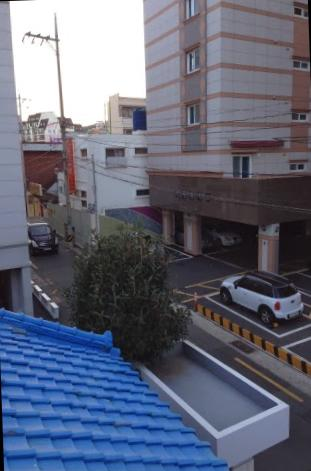
#> input picture CV/MP4/p4/data/stitching/building1_r.jpg, 311 x 471 px, given in place of hill1_r.jpg, which was not available
$ python PipelineDecider2.py   (older library calls are emulated)
#> lines starting #> are read from the running program, lines starting #| are printed output that depends on the picture; pictures that were not available may be replaced by others from this repository, and a replacement may not be noted
import os
import numpy as np
import matplotlib.pyplot as plt
from skimage.color import rgb2gray
import cv2
import sys

def get_stitched_image(img1, img2, M):

    # Get width and height of input images
    w1,h1 = img1.shape[:2]
    w2,h2 = img2.shape[:2]

    # Get the canvas dimesions
    img1_dims = np.float32([ [0,0], [0,w1], [h1, w1], [h1,0] ]).reshape(-1,1,2)
    img2_dims_temp = np.float32([ [0,0], [0,w2], [h2, w2], [h2,0] ]).reshape(-1,1,2)


    # Get relative perspective of second image
    img2_dims = cv2.perspectiveTransform(img2_dims_temp, M)

    # Resulting dimensions
    result_dims = np.concatenate( (img1_dims, img2_dims), axis = 0)

    # Getting images together
    # Calculate dimensions of match points
    [x_min, y_min] = np.int32(result_dims.min(axis=0).ravel() - 0.5)
    [x_max, y_max] = np.int32(result_dims.max(axis=0).ravel() + 0.5)

    # Create output array after affine transformation
    transform_dist = [-x_min,-y_min]
    transform_array = np.array([[1, 0, transform_dist[0]],
                                [0, 1, transform_dist[1]],
                                [0,0,1]])

    # Warp images to get the resulting image
    result_img = cv2.warpPerspective(img2, transform_array.dot(M),
                                    (x_max-x_min, y_max-y_min))
    result_img[transform_dist[1]:w1+transform_dist[1],
                transform_dist[0]:h1+transform_dist[0]] = img1

    # Return the result
    return result_img

# Find SIFT and return Homography Matrix
def get_sift_homography(img1, img2):

    # Initialize SIFT
    sift = sift = cv2.xfeatures2d.SIFT_create() #cv2.SIFT()

    # Extract keypoints and descriptors
    k1, d1 = sift.detectAndCompute(img1, None)
    k2, d2 = sift.detectAndCompute(img2, None)

    # Bruteforce matcher on the descriptors
    bf = cv2.BFMatcher()
    matches = bf.knnMatch(d1,d2, k=2)

    # Make sure that the matches are good
    verify_ratio = 0.8 # Source: stackoverflow
    verified_matches = []
    for m1,m2 in matches:
        # Add to array only if it's a good match
        if m1.distance < 0.8 * m2.distance:
            verified_matches.append(m1)

    # Mimnum number of matches
    min_matches = 8
    if len(verified_matches) > min_matches:

        # Array to store matching points
        img1_pts = []
        img2_pts = []

        # Add matching points to array
        for match in verified_matches:
            img1_pts.append(k1[match.queryIdx].pt)
            img2_pts.append(k2[match.trainIdx].pt)
        img1_pts = np.float32(img1_pts).reshape(-1,1,2)
        img2_pts = np.float32(img2_pts).reshape(-1,1,2)

        # Compute homography matrix
        M, mask = cv2.findHomography(img1_pts, img2_pts, cv2.RANSAC, 5.0)
        return M
    else:
        print ('Error: Not enough matches')
        exit()

# Equalize Histogram of Color Images
def equalize_histogram_color(img):
    img_yuv = cv2.cvtColor(img, cv2.COLOR_BGR2YUV)
    img_yuv[:,:,0] = cv2.equalizeHist(img_yuv[:,:,0])
    img = cv2.cvtColor(img_yuv, cv2.COLOR_YUV2BGR)
    return img

def main(img1, img2):
    # Equalize histogram
    img1 = equalize_histogram_color(img1)
    img2 = equalize_histogram_color(img2)

    # Show input images
    #input_images = np.hstack( (img1, img2) )
    #cv2.imshow ('Input Images', input_images)

    # Use SIFT to find keypoints and return homography matrix
    M =  get_sift_homography(img1, img2)

    # Stitch the images together using homography matrix
    result_image = get_stitched_image(img2, img1, M)
    return result_image

if __name__ == '__main__':
    #Image directory
    dataDir = os.path.join('..', 'data', 'stitching')

    #Read input images
    testExamples = ['hill', 'field', 'ledge', 'pier', 'river', 'roofs', 'building', 'uttower']
    exampleIndex = 2
    imageName1 = '{}1_r.jpg'.format(testExamples[exampleIndex])
    imageName2 = '{}2_r.jpg'.format(testExamples[exampleIndex])

    itr = 1
    plt.figure(figsize=(20, 20))
    for example in testExamples:
        imageName1 = '{}1_r.jpg'.format(example)
        imageName2 = '{}2_r.jpg'.format(example)
        img1 = cv2.imread(os.path.join(dataDir, imageName1))
#> img1 is the input picture: shape (471, 311, 3); mean B, G, R 120.8, 102.4, 97.5
        img2 = cv2.imread(os.path.join(dataDir, imageName2))
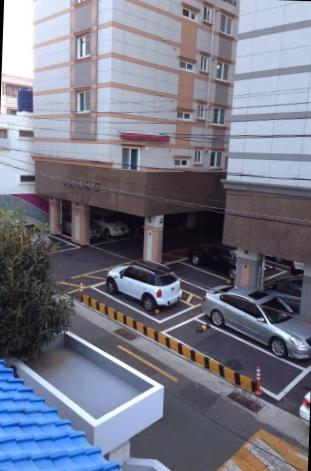
#> input picture CV/MP4/p4/data/stitching/building2_r.jpg, 311 x 471 px, given in place of hill2_r.jpg, which was not available
#> img2 is the input picture: shape (471, 311, 3); mean B, G, R 134.2, 119, 117.3
        result = (main(img1, img2))
#> in equalize_histogram_color, `img_yuv = cv2.cvtColor(img, cv2.COLOR_BGR2YUV)`: img_yuv: shape (471, 311, 3); mean of channels 0, 1, 2 103, 136.6, 123.1
#> in equalize_histogram_color, `img_yuv[:,:,0] = cv2.equalizeHist(img_yuv[:,:,0])`: img_yuv: shape (471, 311, 3); mean of channels 0, 1, 2 129, 136.6, 123.1
#> in equalize_histogram_color, `img = cv2.cvtColor(img_yuv, cv2.COLOR_YUV2BGR)`:
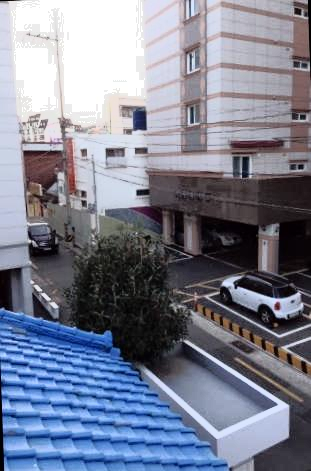
#> img: shape (471, 311, 3); mean B, G, R 146.3, 128.4, 123.4
#> in equalize_histogram_color (call 2), `img_yuv = cv2.cvtColor(img, cv2.COLOR_BGR2YUV)`: img_yuv: shape (471, 311, 3); mean of channels 0, 1, 2 120.2, 134.8, 125.4
#> in equalize_histogram_color (call 2), `img_yuv[:,:,0] = cv2.equalizeHist(img_yuv[:,:,0])`: img_yuv: shape (471, 311, 3); mean of channels 0, 1, 2 128.1, 134.8, 125.4
#> in equalize_histogram_color (call 2), `img = cv2.cvtColor(img_yuv, cv2.COLOR_YUV2BGR)`:
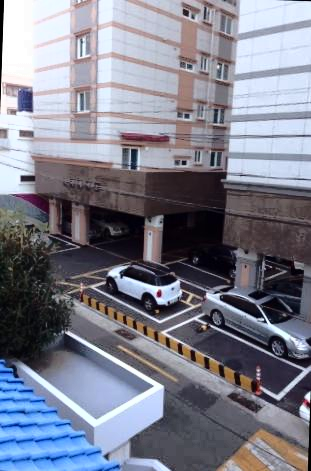
#> img: shape (471, 311, 3); mean B, G, R 140.9, 126.9, 125.2
#> in get_sift_homography, `k1, d1 = sift.detectAndCompute(img1, None)`: k1 = 1552 keypoints; strongest (x, y, size): (140, 119, 12.6), (139, 192, 4.4), (277, 306, 4.1), (228, 282, 7.5)
#> in get_sift_homography, `k2, d2 = sift.detectAndCompute(img2, None)`: k2 = 1460 keypoints; strongest (x, y, size): (159, 294, 3.6), (265, 321, 2.1), (23, 178, 4.5), (114, 272, 7.4)
#> in get_sift_homography, `matches = bf.knnMatch(d1,d2, k=2)`: matches = 1552 matches
#> in get_sift_homography, `matches = bf.knnMatch(d1,d2, k=2)`:
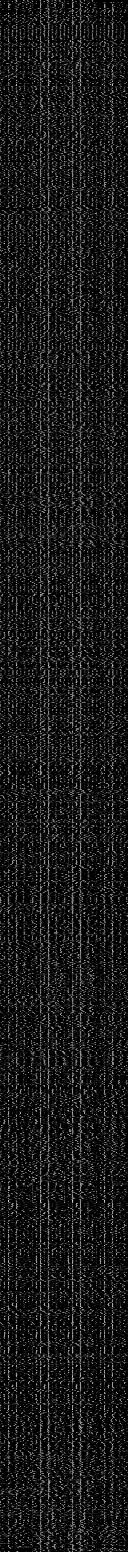
#> d1: shape (1552, 128) float32; min 0, max 213, mean 25.5
#> after the loop in get_sift_homography, `for m1,m2 in matches:`: verified_matches = 372 matches
#> after the loop in get_sift_homography, `for match in verified_matches:`: img1_pts = 372 pairs, first value 4.01 to 308.1, second value 3.46 to 467.4; img2_pts = 372 pairs, first value 5.31 to 299.3, second value 7.61 to 462.6
#> in get_sift_homography, `img1_pts = np.float32(img1_pts).reshape(-1,1,2)`: img1_pts = 372 rows, first 8: [4.01, 418.7], [11.19, 446.5], [20.81, 388.9], [28.41, 218.1], [30.04, 262.3], [32.33, 321.3], [34.08, 403.1], [34.54, 460.1]
#> in get_sift_homography, `img2_pts = np.float32(img2_pts).reshape(-1,1,2)`: img2_pts = 372 rows, first 8: [175.8, 92.78], [247.9, 445.5], [34.06, 442.8], [299.3, 300.9], [238.8, 253.2], [220.7, 306.2], [58.45, 425], [67.82, 438.6]
#> in get_sift_homography, `M, mask = cv2.findHomography(img1_pts, img2_pts, cv2.RANSAC, 5.0)`: M = [[1.32, -0.0358, -151.3], [0.243, 1.22, -65.53], [0.000979, 1.6e-05, 1]]; mask = 372 values, max 1 at index 41, min 0 at index 0, mean 0.707
#> in get_stitched_image, `img2_dims = cv2.perspectiveTransform(img2_dims_temp, M)`: img2_dims = [[-151.3, -65.53], [-166.9, 504.2], [184.3, 445], [198.3, 7.81]]
#> in get_stitched_image, `result_dims = np.concatenate( (img1_dims, img2_dims), axis = 0)`: result_dims = [[0, 0], [0, 471], [311, 471], [311, 0], [-151.3, -65.53], [-166.9, 504.2], [184.3, 445], [198.3, 7.81]]
#> in get_stitched_image, `[x_min, y_min] = np.int32(result_dims.min(axis=0).ravel() - 0.5)`: x_min = -167; y_min = -66
#> in get_stitched_image, `[x_max, y_max] = np.int32(result_dims.max(axis=0).ravel() + 0.5)`: x_max = 311; y_max = 504
#> in get_stitched_image, `transform_dist = [-x_min,-y_min]`: transform_dist = [167, 66]
#> in get_stitched_image, `transform_array = np.array([[1, 0, transform_dist[0]], [0, 1, transfor..`: transform_array = [[1, 0, 167], [0, 1, 66], [0, 0, 1]]
#> in get_stitched_image, `result_img = cv2.warpPerspective(img2, transform_array.dot(M), (x_max-..`:
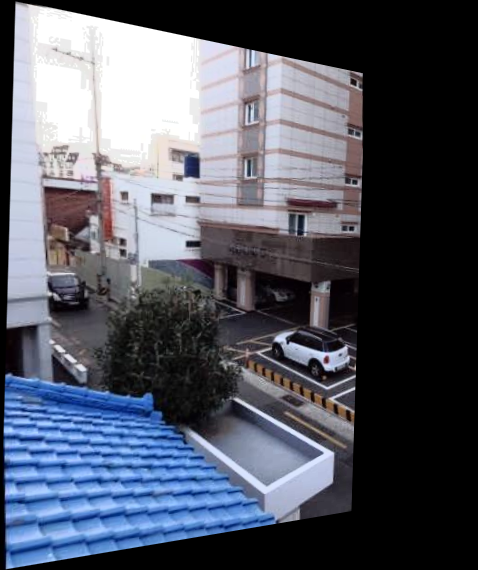
#> result_img: shape (570, 478, 3); mean B, G, R 99.1, 86.5, 82.3
#> in get_stitched_image, `result_img[transform_dist[1]:w1+transform_dist[1], transform_dist[0]:h..`:
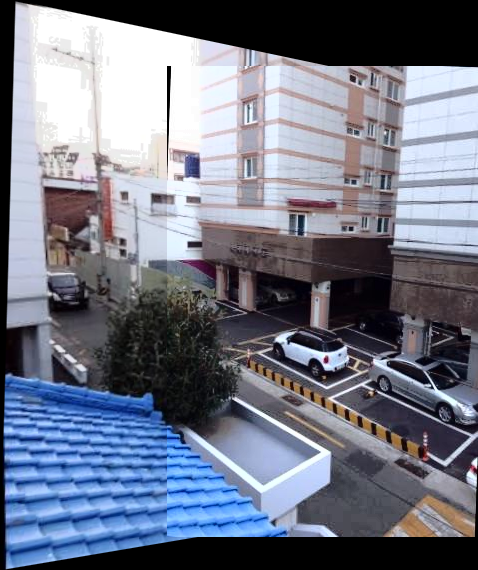
#> result_img: shape (570, 478, 3); mean B, G, R 133.9, 118.1, 113.2

        plt.subplot(len(testExamples), 1, itr)
        plt.imshow(result)
        plt.title('stitched image: {}'.format(example))
        plt.savefig('../output/stitching/{}.jpg'.format(example))
        plt.tight_layout()
        itr += 1
#> pass 2 of the loop `for example in testExamples:`:
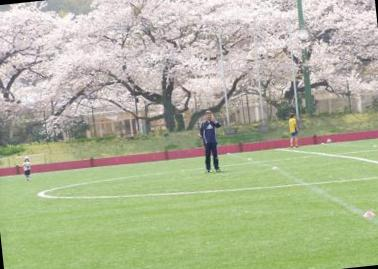
#> input picture CV/MP4/p4/data/stitching/field1_r.jpg, 378 x 269 px, found by its file name
#> img1 is the input picture: shape (269, 378, 3); mean B, G, R 152.4, 181.3, 175.5
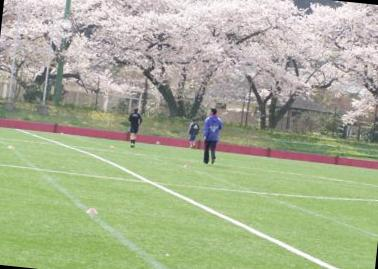
#> input picture CV/MP4/p4/data/stitching/field2_r.jpg, 378 x 269 px, found by its file name
#> img2 is the input picture: shape (269, 378, 3); mean B, G, R 147.3, 176, 168.6
#> img: shape (269, 378, 3)
#> k1 = 1988 keypoints; strongest (x, y, size): (205, 59, 2.1), (19, 102, 2.5), (124, 67, 3.1), (323, 15, 1.9)
#> k2 = 2045 keypoints; strongest (x, y, size): (269, 102, 2.9), (245, 110, 2.1), (252, 95, 2.7), (264, 92, 5.7)
#> matches = 1988 matches
#> d1: shape (1988, 128) float32
#> after the loop in get_sift_homography (call 2), `for m1,m2 in matches:`: verified_matches = 226 matches
#> in get_sift_homography (call 2), `img1_pts = np.float32(img1_pts).reshape(-1,1,2)`: img1_pts = 226 rows, first 8: [24.55, 237.3], [37.39, 155.1], [40.47, 61.39], [57.4, 172.4], [70.5, 14.52], [71.4, 100.4], [77.67, 94.73], [80.82, 79.7]
#> in get_sift_homography (call 2), `img2_pts = np.float32(img2_pts).reshape(-1,1,2)`: img2_pts = 226 rows, first 8: [105.6, 186], [211.7, 195], [196, 240.6], [99.2, 141.9], [192.3, 156.6], [248.2, 36.82], [244.8, 39.01], [136.8, 248.7]
#> img2_dims = [[-227, -77.45], [-287.1, 188.4], [89.4, 266], [145.7, 7.62]]
#> result_dims = [[0, 0], [0, 269], [378, 269], [378, 0], [-227, -77.45], [-287.1, 188.4], [89.4, 266], [145.7, 7.62]]
#> x_min = -287; y_min = -77
#> x_max = 378; y_max = 269
#> transform_dist = [287, 77]
#> transform_array = [[1, 0, 287], [0, 1, 77], [0, 0, 1]]
#> in get_stitched_image (call 2), `result_img[transform_dist[1]:w1+transform_dist[1], transform_dist[0]:h..`:
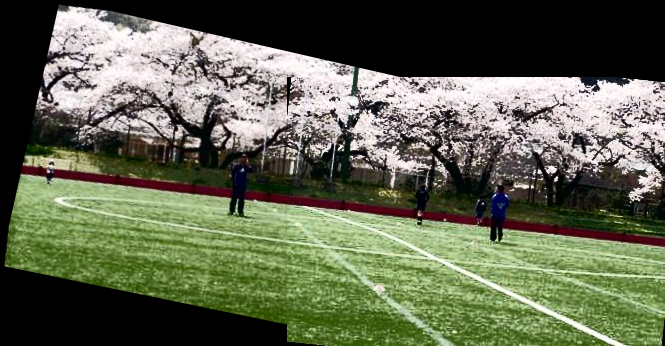
#> result_img: shape (346, 665, 3); mean B, G, R 80.7, 102.4, 97.3
#> (the run stopped early here; a loop or call above may not have finished)
